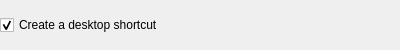
<?xml version="1.0" encoding="UTF-8"?>
<ui version="4.0">
 <class>ShortcutForm</class>
 <widget class="QWidget" name="ShortcutForm">
  <property name="geometry">
   <rect>
    <x>0</x>
    <y>0</y>
    <width>400</width>
    <height>50</height>
   </rect>
  </property>
  <layout class="QVBoxLayout" name="verticalLayout">
   <property name="leftMargin">
    <number>0</number>
   </property>
   <property name="topMargin">
    <number>0</number>
   </property>
   <property name="rightMargin">
    <number>0</number>
   </property>
   <property name="bottomMargin">
    <number>0</number>
   </property>
   <item>
    <widget class="QCheckBox" name="desktopShortcutCheckbox">
     <property name="text">
      <string>Create a desktop shortcut</string>
     </property>
     <property name="checked">
      <bool>true</bool>
     </property>
    </widget>
   </item>
  </layout>
 </widget>
</ui>
